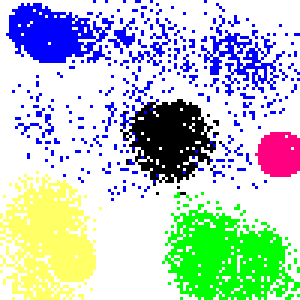
%> input picture Exemplo 1/img.png, 100 x 100 px (shown 3 times larger)
$ octave teste.m   (GNU Octave 9; MATLAB toolbox functions it lacks are replaced by stand-ins)
%> lines starting %> are read from the running program, lines starting %| are printed output that depends on the picture
clc; clear;
img = imread('img.png');
%> img is the input picture: size 100x100x3 uint8; mean R, G, B 188.3, 206.1, 203.6
imgPB = rgb2gray(img);
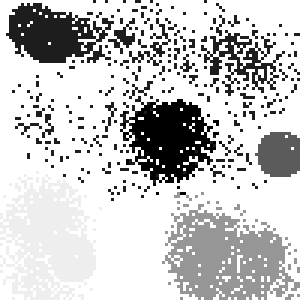
%> imgPB: size 100x100 uint8 (shown 3 times larger); min 0, max 255, mean 200.6
imwrite(imgPB,'imgPB2.png');
[a l] = size(imgPB);
%> a = 100; l = 100
for i=1:a
    for j=1:l
        imgPB(i,j) = 255 - imgPB(i,j);
    end
end
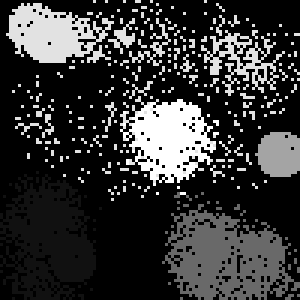
%> imgPB: size 100x100 uint8 (shown 3 times larger); min 0, max 255, mean 54.4
imshow(imgPB);
